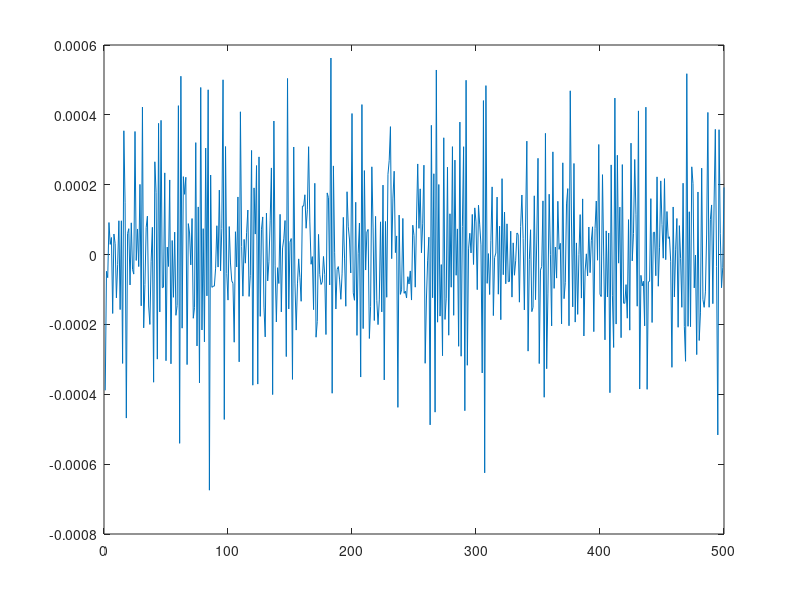
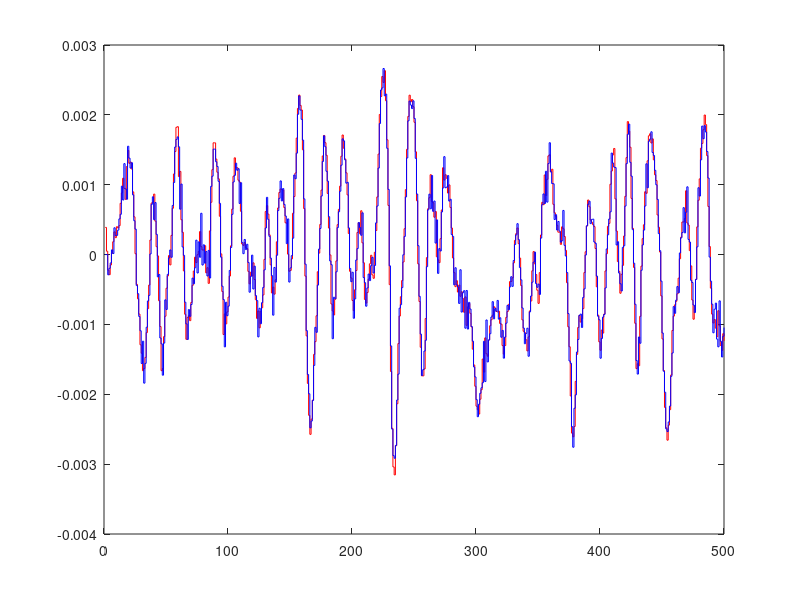

The MATLAB source for these figures, in order:
%% Initialisation

clc; 
clear;
close all;


load laserbeamdataN.mat
N = size(u, 1);



%[yh,theta,sigma] = FIR_model_identification(input, output, m)
%% Parameter vector

fsum = zeros();
phi2= zeros(N,4);

for k=3:N
    phi = [-y(k-1);-y(k-2);u(k-1);u(k-2)];
   
    phi2(k,:)= phi;
    
    
end

theta = phi2 \ y;


yh = phi2 * theta;

diff = yh-y;

figure;
plot(diff);

figure;
stairs(y,'r');
hold on;
stairs(yh,'b');